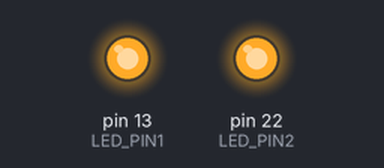
Recording of a sketch running on a simulated Arduino Mega 2560, built with avr-gcc and run on an emulated ATmega2560. Parts: output pins drawn as LEDs (lit = HIGH). Dashed ring = blinking. The ROS host is connected and sends only what is stated.

Above: at 3.0 s.
At 4.5 s:
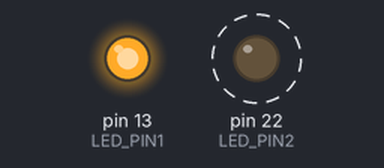
Timing chart, 0 to 6.6 s (numbered marks = the images above):
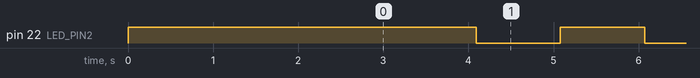

Measured:
- by itself, pin 22 (LED_PIN2): alternates HIGH for 0.99 s and LOW for 0.99 s
- by itself, everything shown: repeats every 4.0 s, in 4 steps

The sketch:

sample_publisher.ino
```cpp
#include <micro_ros_arduino.h>

#include <stdio.h>
#include <rcl/rcl.h>
#include <rcl/error_handling.h>
#include <rclc/rclc.h>
#include <rclc/executor.h>

#include <std_msgs/msg/int32.h>

rcl_publisher_t publisher;
std_msgs__msg__Int32 msg;
rclc_executor_t executor;
rclc_support_t support;
rcl_allocator_t allocator;
rcl_node_t node;
rcl_timer_t timer;
rcl_init_options_t init_options;
size_t domain_id = 111;

#define LED_PIN1 13
#define LED_PIN2 22

#define RCCHECK(fn) { rcl_ret_t temp_rc = fn; if((temp_rc != RCL_RET_OK)){error_loop();}}
#define RCSOFTCHECK(fn) { rcl_ret_t temp_rc = fn; if((temp_rc != RCL_RET_OK)){}}


void error_loop()
{
  while(1) {
    digitalWrite(LED_PIN1, !digitalRead(LED_PIN1));
    delay(100);
  }
}

void timer_callback(rcl_timer_t * timer, int64_t last_call_time)
{
  RCLC_UNUSED(last_call_time);
  if (timer != NULL) {
    if (msg.data % 2 == 0) {
      digitalWrite(LED_PIN2, HIGH);
    } else {
      digitalWrite(LED_PIN2, LOW);
    }
    RCSOFTCHECK(rcl_publish(&publisher, (const void *) &msg, NULL));
    msg.data++;
  }
}

void setup()
{
  set_microros_transports();

  pinMode(LED_PIN1, OUTPUT);
  pinMode(LED_PIN2, OUTPUT);
  digitalWrite(LED_PIN1, HIGH);
  digitalWrite(LED_PIN2, HIGH);

  delay(2000);

  allocator = rcl_get_default_allocator();

  /* Iron */
  // create init_options
  init_options = rcl_get_zero_initialized_init_options();
  RCCHECK(rcl_init_options_init(&init_options, allocator)); // <--- This was missing on ur side
  // Set ROS domain id
  RCCHECK(rcl_init_options_set_domain_id(&init_options, domain_id));
  // Setup support structure.
  RCCHECK(rclc_support_init_with_options(&support, 0, NULL, &init_options, &allocator));
  // create node
  RCCHECK(rclc_node_init_default(&node, "micro_ros_arduino_node", "", &support));

  // create publisher
  RCCHECK(rclc_publisher_init_default(
    &publisher,
    &node,
    ROSIDL_GET_MSG_TYPE_SUPPORT(std_msgs, msg, Int32),
    "micro_ros_arduino_node_publisher"));

  // create timer,
  const unsigned int timer_timeout = 1000;
  RCCHECK(rclc_timer_init_default(
    &timer,
    &support,
    RCL_MS_TO_NS(timer_timeout),
    timer_callback));

  // create executor
  RCCHECK(rclc_executor_init(&executor, &support.context, 1, &allocator));
  RCCHECK(rclc_executor_add_timer(&executor, &timer));

  msg.data = 0;
}

void loop() {
  delay(100);
  RCSOFTCHECK(rclc_executor_spin_some(&executor, RCL_MS_TO_NS(100)));
}
```
